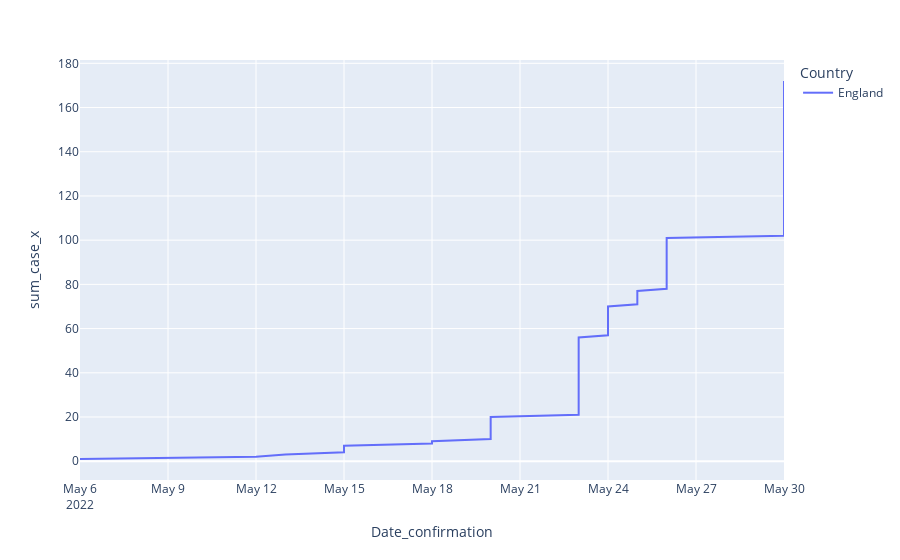

The notebook cell this image was saved under:
### Code cell
fig3 = px.line(merge_df[merge_df['Country'] == 'England'], x='Date_confirmation',y='sum_case_x', color='Country')
fig3.show()

### Figure 1 — Plotly figure (JSON) as saved in the notebook; plotly's stock layout.template omitted (floating-point values rounded to 4 significant figures; data arrays with more than 128 entries replaced by an {"elided": "..."} marker saying what was removed)
{"data": [{"hovertemplate": "Country=England<br>Date_confirmation=%{x}<br>sum_case_x=%{y}<extra></extra>", "legendgroup": "England", "line": {"color": "#636efa", "dash": "solid"}, "marker": {"symbol": "circle"}, "mode": "lines", "name": "England", "orientation": "v", "showlegend": true, "type": "scatter", "x": {"elided": "172 str values"}, "xaxis": "x", "y": {"elided": "172 int values"}, "yaxis": "y"}], "layout": {"legend": {"title": {"text": "Country"}, "tracegroupgap": 0}, "margin": {"t": 60}, "xaxis": {"anchor": "y", "domain": [0, 1], "title": {"text": "Date_confirmation"}}, "yaxis": {"anchor": "x", "domain": [0, 1], "title": {"text": "sum_case_x"}}}}
